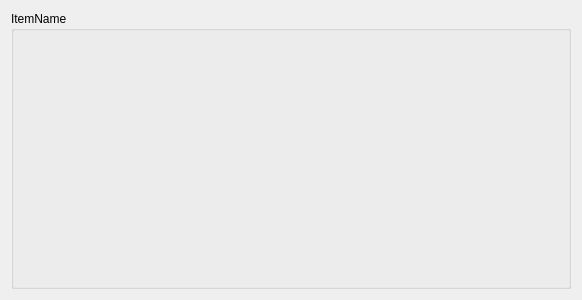
<?xml version="1.0" encoding="UTF-8"?>
<ui version="4.0">
 <class>WidgetMOItemClass</class>
 <widget class="QWidget" name="WidgetMOItemClass">
  <property name="geometry">
   <rect>
    <x>0</x>
    <y>0</y>
    <width>582</width>
    <height>300</height>
   </rect>
  </property>
  <property name="windowTitle">
   <string>Form</string>
  </property>
  <layout class="QGridLayout" name="gridLayout">
   <item row="0" column="0">
    <widget class="QGroupBox" name="groupItem">
     <property name="title">
      <string>ItemName</string>
     </property>
     <layout class="QGridLayout" name="gridLayout_3">
      <item row="0" column="0">
       <layout class="QGridLayout" name="mainLayout"/>
      </item>
     </layout>
    </widget>
   </item>
  </layout>
 </widget>
 <resources/>
 <connections/>
</ui>
